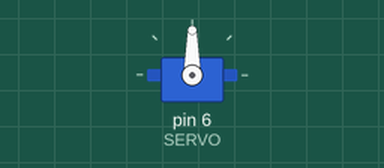
A sketch run on a simulated Arduino Uno, built with avr-gcc and run on an emulated ATmega328P. Shown: servo.

Above: at 0.05 s.
Timing chart, 0 to 3.7 s (numbered marks = the images above):
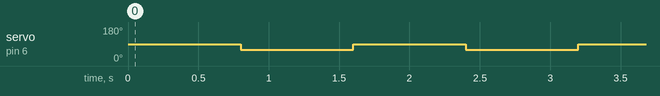

Measured:
- by itself, servo on pin 6 (SERVO): alternates 90° for 0.80 s and 60° for 0.80 s

The sketch:

spider_test_servo.ino
```cpp
#include <Servo.h>
#define SERVO 6
Servo myservo;

void setup() {
  // put your setup code here, to run once:
  myservo.attach(SERVO);
}

void loop() {
  // put your main code here, to run repeatedly:
  myservo.write(90);
  delay(800);
  myservo.write(60);
  delay(800);
}
```
